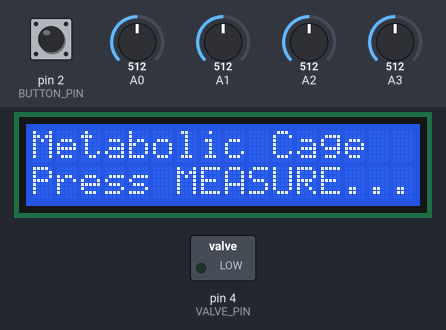
A sketch run on a simulated Arduino Uno, built with avr-gcc and run on an emulated ATmega328P. Shown: 16×2 character LCD, switched loads named in the sketch (green lamp = pin HIGH). Inputs (shaded band) come from the test bench; at power-on: pin 2 (BUTTON_PIN) HIGH, A2 = 512, A0 = 512, A1 = 512, A3 = 512. What the sketch prints to the serial monitor is not drawn.

Above: at 1.2 s.
1.3 s: pin 2 (BUTTON_PIN) pulled LOW for 0.15 s
At 1.7 s:
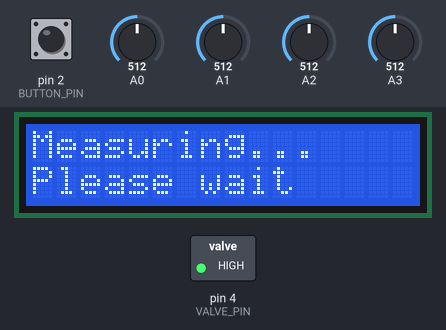
4.4 s: A2 set to 455
At 5.3 s:
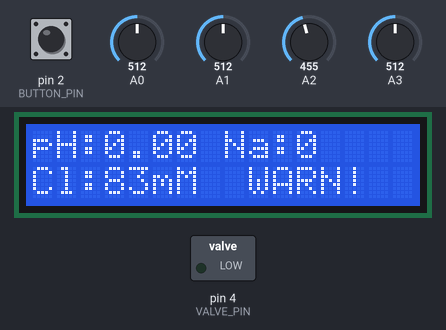
6.4 s: A2 set to 432
7.9 s: pin 2 (BUTTON_PIN) pulled LOW for 1 s
At 11.75 s:
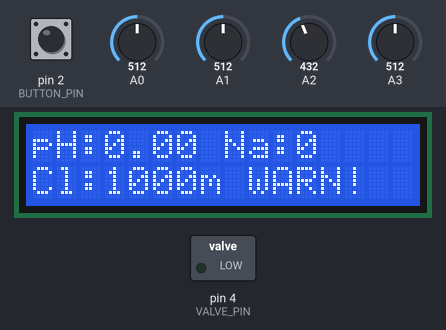
11.9 s: pin 2 (BUTTON_PIN) pulled LOW for 3.2 s
At 13.3 s:
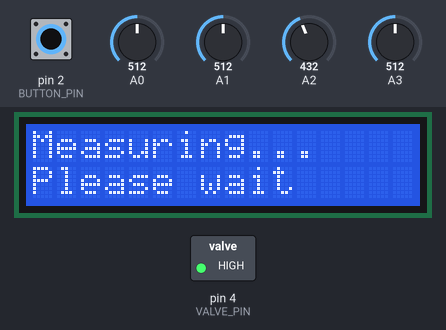
Timing chart, 0 to 17.0 s (numbered marks = the images above; inputs shaded):
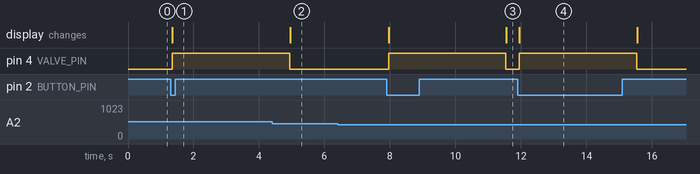

The sketch:

metabolic_cage_tinkercad.ino
```cpp
// ============================================================
// Automated Metabolic Cage — Inline Urine Analysis
// Arduino Uno Firmware — Tinkercad Compatible
//
// NOTE: Tinkercad does not have ISE or TFT components.
// Potentiometers simulate ISE sensor voltages.
// LCD 16x2 replaces TFT display.
//
// Circuit:
//   Potentiometer 1 (pH sim)  → middle pin → A0, outer pins → 5V & GND
//   Potentiometer 2 (Na+ sim) → middle pin → A1, outer pins → 5V & GND
//   Potentiometer 3 (Cl- sim) → middle pin → A2, outer pins → 5V & GND
//   Potentiometer 4 (Ref sim) → middle pin → A3, outer pins → 5V & GND
//   Push button               → D2 & GND  (uses INPUT_PULLUP)
//   Relay (SPDT)              → coil IN → D4, VCC → 5V, GND → GND
//   LED                       → relay NO contact (simulates solenoid valve)
//   LCD 16x2                  → VSS=GND, VDD=5V, V0=pot, RS=D8,
//                                RW=GND, E=D9, D4=D10, D5=D11,
//                                D6=D12, D7=D13, A=5V, K=GND
// ============================================================

#include <LiquidCrystal.h>

// ── LCD PINS ────────────────────────────────────────────────
// RS, EN, D4, D5, D6, D7
LiquidCrystal lcd(8, 9, 10, 11, 12, 13);

// ── PIN DEFINITIONS ─────────────────────────────────────────
const int BUTTON_PIN  = 2;
const int VALVE_PIN   = 4;   // Relay → LED (solenoid stand-in)

// ── ANALOG PINS ─────────────────────────────────────────────
// A0 = pH pot, A1 = Na+ pot, A2 = Cl- pot, A3 = Reference pot

// ── CONSTANTS ───────────────────────────────────────────────
const float VREF         = 5.0;
const int   ADC_RES      = 1023;
const int   ADC_SAMPLES  = 10;
const float NERNST       = 0.05916;  // Volts at 25°C

// Voltage divider ratios (same as real circuit)
const float DIV_PH_CL = 0.8333;  // 15k / (3k + 15k)
const float DIV_NA    = 1.0;
const float DIV_REF   = 1.0;

// ── CALIBRATION CONSTANTS ────────────────────────────────────
// Adjust these after calibration with known standard solutions
const float E0_pH = 0.420;
const float E0_Na = 0.320;
const float E0_Cl = 0.280;

// ── PHYSIOLOGICAL RANGES ─────────────────────────────────────
const float PH_MIN = 4.5,  PH_MAX = 8.5;
const float NA_MIN = 20.0, NA_MAX = 300.0;
const float CL_MIN = 20.0, CL_MAX = 350.0;

// ── TIMING ──────────────────────────────────────────────────
const int DEBOUNCE_MS  = 50;
const int VALVE_MS     = 3000;
const int STABILIZE_MS = 500;

// ── SETUP ───────────────────────────────────────────────────
void setup() {
  Serial.begin(9600);

  pinMode(BUTTON_PIN, INPUT_PULLUP);
  pinMode(VALVE_PIN,  OUTPUT);
  digitalWrite(VALVE_PIN, LOW);

  lcd.begin(16, 2);
  lcd.print("Metabolic Cage");
  lcd.setCursor(0, 1);
  lcd.print("Press MEASURE...");

  Serial.println("CAGE_READY");
}

// ── MAIN LOOP ───────────────────────────────────────────────
void loop() {
  if (digitalRead(BUTTON_PIN) == LOW) {
    delay(DEBOUNCE_MS);
    if (digitalRead(BUTTON_PIN) == LOW) {
      runMeasurement();
      while (digitalRead(BUTTON_PIN) == LOW) { delay(10); }
    }
  }
}

// ── MEASUREMENT CYCLE ────────────────────────────────────────
void runMeasurement() {
  // Show measuring message
  lcd.clear();
  lcd.print("Measuring...");
  lcd.setCursor(0, 1);
  lcd.print("Please wait");
  Serial.println("MEASURE_START");

  // Open valve (relay energises → LED on)
  digitalWrite(VALVE_PIN, HIGH);
  delay(VALVE_MS);
  delay(STABILIZE_MS);

  // Read 10-sample averages
  float vPH  = readAvgVoltage(A0);
  float vNa  = readAvgVoltage(A1);
  float vCl  = readAvgVoltage(A2);
  float vRef = readAvgVoltage(A3);

  // Close valve
  digitalWrite(VALVE_PIN, LOW);

  // Reference subtraction + divider compensation
  float ePH = (vPH / DIV_PH_CL) - vRef;
  float eNa = (vNa / DIV_NA)    - vRef;
  float eCl = (vCl / DIV_PH_CL) - vRef;

  // Nernst equation
  float pH  = (E0_pH - ePH) / NERNST;
  float Na  = pow(10.0, (eNa - E0_Na) / NERNST);
  float Cl  = pow(10.0, (E0_Cl - eCl) / NERNST);

  // Clamp to physical limits
  pH = constrain(pH, 0.0,  14.0);
  Na = constrain(Na, 0.0, 1000.0);
  Cl = constrain(Cl, 0.0, 1000.0);

  // Check ranges
  bool ok = (pH >= PH_MIN && pH <= PH_MAX) &&
            (Na >= NA_MIN && Na <= NA_MAX) &&
            (Cl >= CL_MIN && Cl <= CL_MAX);

  // Display on LCD (2 rows, alternate screens)
  // Screen 1: pH and Na+
  lcd.clear();
  lcd.setCursor(0, 0);
  lcd.print("pH:");
  lcd.print(pH, 2);
  lcd.setCursor(8, 0);
  lcd.print("Na:");
  lcd.print((int)Na);
  lcd.setCursor(0, 1);
  lcd.print("Cl:");
  lcd.print((int)Cl);
  lcd.print("mM ");
  lcd.setCursor(8, 1);
  lcd.print(ok ? "  OK  " : " WARN!");

  // Serial output
  Serial.print("pH:");    Serial.print(pH, 2);
  Serial.print(",Na:");   Serial.print(Na, 1);
  Serial.print(",Cl:");   Serial.print(Cl, 1);
  Serial.print(",Range:"); Serial.println(ok ? "OK" : "OUT");
  Serial.println("MEASURE_END");
}

// ── AVERAGED VOLTAGE READ ─────────────────────────────────────
float readAvgVoltage(int pin) {
  long sum = 0;
  for (int i = 0; i < ADC_SAMPLES; i++) {
    sum += analogRead(pin);
    delay(2);
  }
  return ((float)sum / ADC_SAMPLES * VREF) / ADC_RES;
}
```

Measured:
- after the input at 1.3 s, pin 4 (VALVE_PIN): LOW → HIGH after 0.06 s; the display: changes after 0.06 s (image 1)
- after the input at 4.4 s, the display: changes after 0.55 s (image 2)
- after the input at 6.4 s, every drawn part: stays the same
- after the input at 7.9 s, pin 4 (VALVE_PIN): LOW → HIGH after 0.06 s, → LOW 3.6 s later; the display: first changes after 0.06 s (image 3 shows a later state)
- after the input at 11.9 s, pin 4 (VALVE_PIN): LOW → HIGH after 0.06 s, → LOW 3.6 s later; the display: changes after 0.06 s (image 4)
